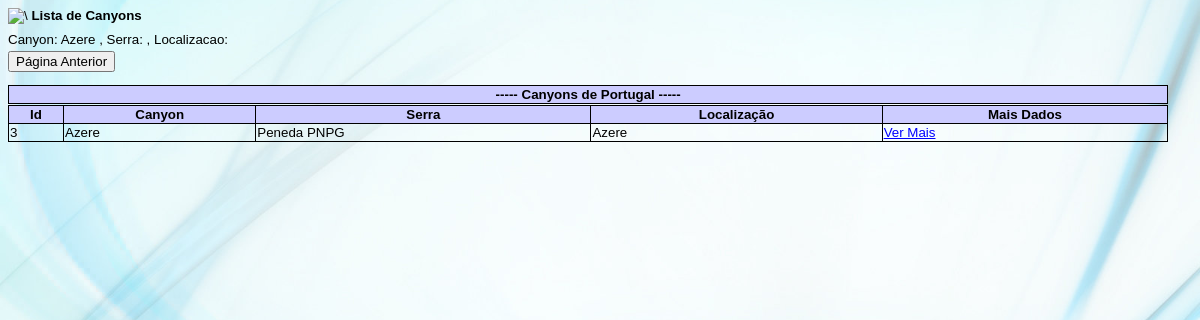
Page /src/lista_canyons.php?canyon=Azere on the committed database.
### tables this page shows
CREATE TABLE `dadoscanyons` (
  `id` int(11) NOT NULL,
  `canyon` text NOT NULL,
  `nomeserra` text NOT NULL,
  `localizacao` text NOT NULL,
  `povoacaoinicio` text NOT NULL,
  `povoacaofim` text NOT NULL,
  `dificuldade` text NOT NULL,
  `maiorrapel` text NOT NULL,
  `horarioacesso` text NOT NULL,
  `horarioretorno` text NOT NULL,
  `descida` text NOT NULL,
  `desnivel` text NOT NULL,
  `croqui` text NOT NULL,
  `geolatitude` text NOT NULL,
  `geolongitude` text NOT NULL,
  `observacoes` text NOT NULL,
  `usersys` text NOT NULL,
  `datasys` datetime NOT NULL DEFAULT CURRENT_TIMESTAMP
);

### src/lista_canyons.php (the view, shortened to what this page needs)
<html>
<head>
	<link rel="stylesheet" type="text/css" href="..\css\style.css">
</head>
<tr>
<td><img src="https://canyonsportugal.000webhostapp.com/img/TrailAPP2.jpg" alt=\ /><b> Lista de Canyons</b>  </p>
</tr>
</html>
<?php
include_once("dbconnect.php");
if(isset($_GET['canyon'])){
	$canyon=$_GET['canyon'];
	$nomeserra=$_GET['serra'];
	$localizacao=$_GET['localizacao'];
}else{
	$canyon="*";
	$nomeserra="*";
	$localizacao="*";
}
echo "Canyon: $canyon  , Serra:$nomeserra  , Localizacao: $localizacao </p>";
$canyon = str_replace("*", "%", $canyon);
$stq  = "SELECT * FROM dadoscanyons WHERE ID > 0  ";
if ($canyon != ''){
	$stq = $stq . " AND canyon LIKE '$canyon' ";
}
$stq = $stq . " ORDER BY nomeserra ASC;";
$result = mysqli_query($con, $stq );
?>
<html>
<body>
<form> <button type="submit" formaction="pesquisa_canyon.html">Página Anterior</button> </form>
<div style="overflow:scroll;height:20px;width:98%;overflow:auto">
	<table width='100%' border= 0px>
		<thead>
			<tr bgcolor="#ccccff">
			<th>----- Canyons de Portugal -----</th>
			</tr>
		</thead>
	</table>
</div>
<div style="overflow:scroll;height:240px;width:98%;overflow:auto">
	<table width='100%' border= 0px>
		<thead>
			<tr bgcolor="#ccccff">
			<th>Id</th>
			<th>Canyon</th>
			<th>Serra</th>
			<th>Localização</th>
			<th>Mais Dados</th>
			</tr>
		</thead>
	<tbody>
	<?php
	 while($res = mysqli_fetch_array($result)) {
		echo "<tr>";
		echo "<td>".$res['id']."</td>";
		echo "<td>".$res['canyon']."</td>";
		echo "<td>".$res['nomeserra']."</td>";
		echo "<td>".$res['localizacao']."</td>";
		echo "<td><a href=\"ver_um_canyon.php?id=$res[id]\">Ver Mais</a></td>";
		echo "</tr>";
	}
	?>
		</tbody>
	</table>
</div>
</body>
</html>

### css/style.css (style rules this page uses)
table, th, td { border: 1px solid black; border-collapse: collapse; }
body { color: #000000; font-family: arial; verdana; font-size: 10pt; background-color: #ffffff; background: url('../img/imagem3.jpg') center center no-repeat fixed; -webkit-background-size: cover; -moz-background-size: cover; -o-background-size: cover; background-size: cover; }
tr { font-size: 10pt; }
a:link { color: blue; text-decoration: underline }

### rows in the picture
dadoscanyons: id "3", canyon "Azere", nomeserra "Peneda PNPG", localizacao "Azere"

### other values in the picture
$canyon "Azere"
